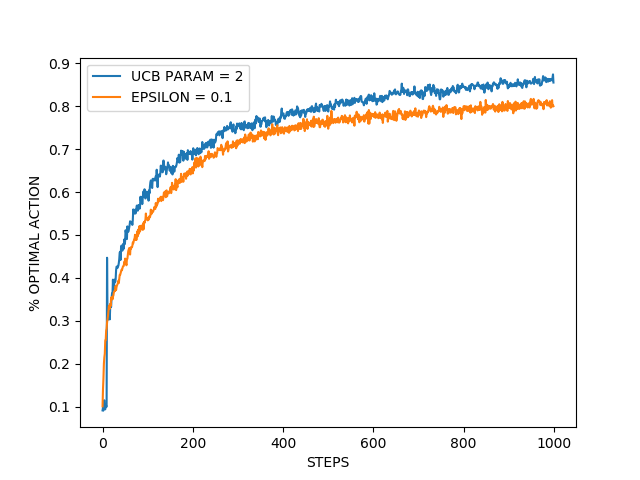

This figure's Python source:
import matplotlib.pyplot as plt
import numpy as np

RUNS = 2000
TIME = 1000

# Class
class Bandit:
    def __init__(self, EPSILON = 0, UCB_PARAM = None, SAMPLE_AVERAGE = False, K_ARM = 10):
        self.EPSILON = EPSILON
        self.UCB_PARAM = UCB_PARAM
        self.SAMPLE_AVERAGE = SAMPLE_AVERAGE
        self.K_ARM = K_ARM
        self.TIME = 0
        self.INDICES = np.arange(self.K_ARM)

    def reset(self):
        self.Q_TRUE = np.random.randn(self.K_ARM)
        self.Q_ESTIMATE = np.zeros(self.K_ARM)
        self.ACTION_COUNT = np.zeros(self.K_ARM)
        self.Q_BEST_TRUE = np.argmax(self.Q_TRUE)
        self.TIME = 0

    def act(self):
        if np.random.rand() < self.EPSILON:
            return np.random.choice(self.INDICES)

        if self.UCB_PARAM is not None:
            UCB_ESTIMATION = self.Q_ESTIMATE + self.UCB_PARAM * np.sqrt(np.log(self.TIME + 1) / (self.ACTION_COUNT + 1e-5))
            Q_BEST_ESTIMATE = np.max(UCB_ESTIMATION)
            return np.random.choice(np.where(UCB_ESTIMATION == Q_BEST_ESTIMATE)[0])

        Q_BEST_ESTIMATE = np.max(self.Q_ESTIMATE)
        return np.random.choice(np.where(self.Q_ESTIMATE == Q_BEST_ESTIMATE)[0])

    def step(self, ACTION):
        REWARD = np.random.randn() + self.Q_TRUE[ACTION]
        self.TIME += 1
        self.ACTION_COUNT[ACTION] += 1

        if self.SAMPLE_AVERAGE:
            self.Q_ESTIMATE[ACTION] += (REWARD - self.Q_ESTIMATE[ACTION]) / self.ACTION_COUNT[ACTION]

        return REWARD
    

def simulate(RUNS, TIMES, LIST_BANDITS):
    REWARDS = np.zeros((len(LIST_BANDITS), RUNS, TIMES))
    BEST_ACTION_COUNT = np.zeros(REWARDS.shape)

    for i, BANDIT in enumerate(LIST_BANDITS):
        for r in range(RUNS):
            BANDIT.reset()
            for t in range(TIMES):
                ACTION = BANDIT.act()
                REWARD = BANDIT.step(ACTION)
                REWARDS[i, r, t] = REWARD
                if ACTION == BANDIT.Q_BEST_TRUE:
                    BEST_ACTION_COUNT[i, r, t] = 1

    MEAN_BEST_ACTION_COUNT = BEST_ACTION_COUNT.mean(axis = 1)

    return MEAN_BEST_ACTION_COUNT

LIST_BANDITS = []
LIST_BANDITS.append(Bandit(EPSILON = 0, UCB_PARAM = 2, SAMPLE_AVERAGE = True))
LIST_BANDITS.append(Bandit(EPSILON = 0.1, SAMPLE_AVERAGE = True))

BEST_ACTION_COUNT = simulate(RUNS, TIME, LIST_BANDITS)

plt.plot(BEST_ACTION_COUNT[0], label = 'UCB PARAM = 2')
plt.plot(BEST_ACTION_COUNT[1], label = 'EPSILON = 0.1')
plt.xlabel('STEPS')
plt.ylabel('% OPTIMAL ACTION')
plt.legend()

plt.show()
